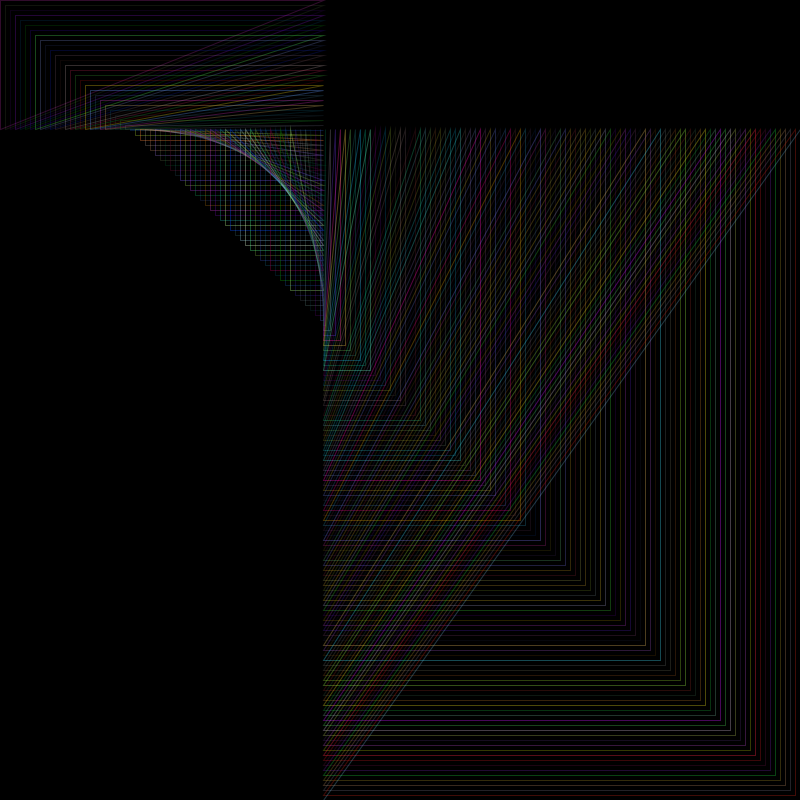
Frame 1 (no input)
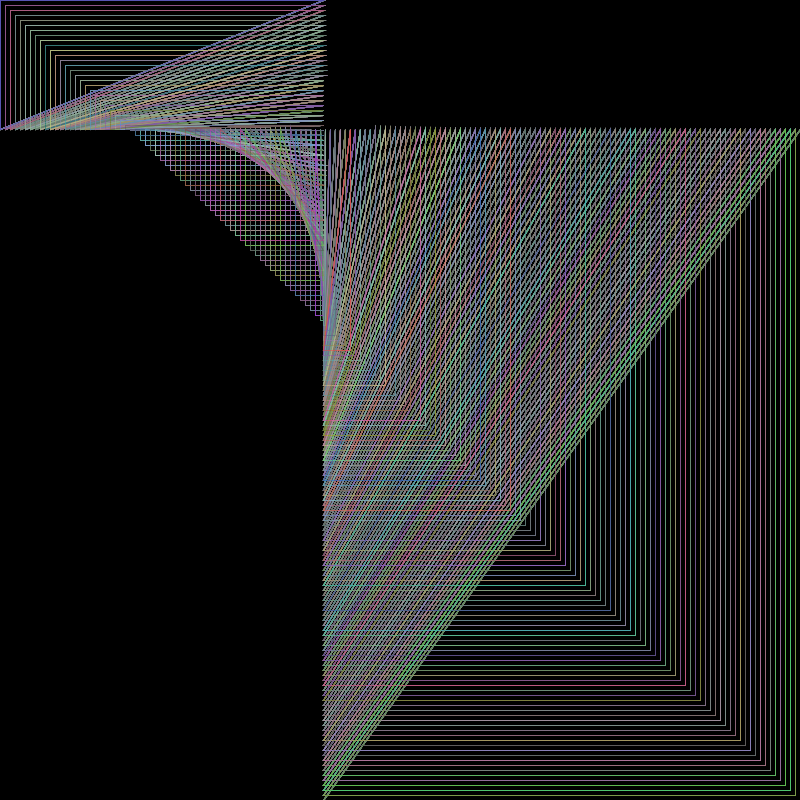
Frame 60 (the mouse pressed at the canvas centre just before this capture)
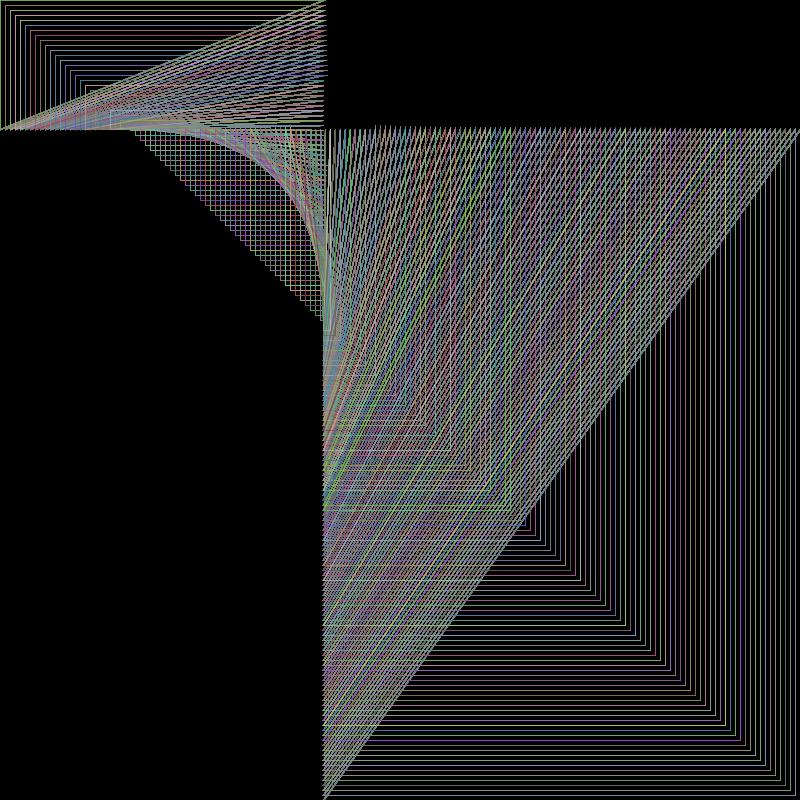
Frame 120 (the mouse held since frame 60 and released just before this capture)

The Processing sketch that drew these frames (run headless with seeded random() and noise(); from frame 60 on, the mouse is pressed at the canvas centre):

// Processing sketch: Tri_ngulos_doidos
// ── Tri_ngulos_doidos.pde
float px, py;

void setup () {

  size (800, 800);
  background(0);
  smooth();
  stroke(255);
  noFill();
  px=random(500);
  py=random(500);
}

void draw() {


  for (int i=0;i<=800;i+=5) {
    //ellipse(i,i,i,i);
    stroke(random(255), random(255), random(255), random(30, 100));
    triangle(px, i, i, i, i, py);
    //rect(i,i,i,i);
    //point(i,i);
  }
} 
